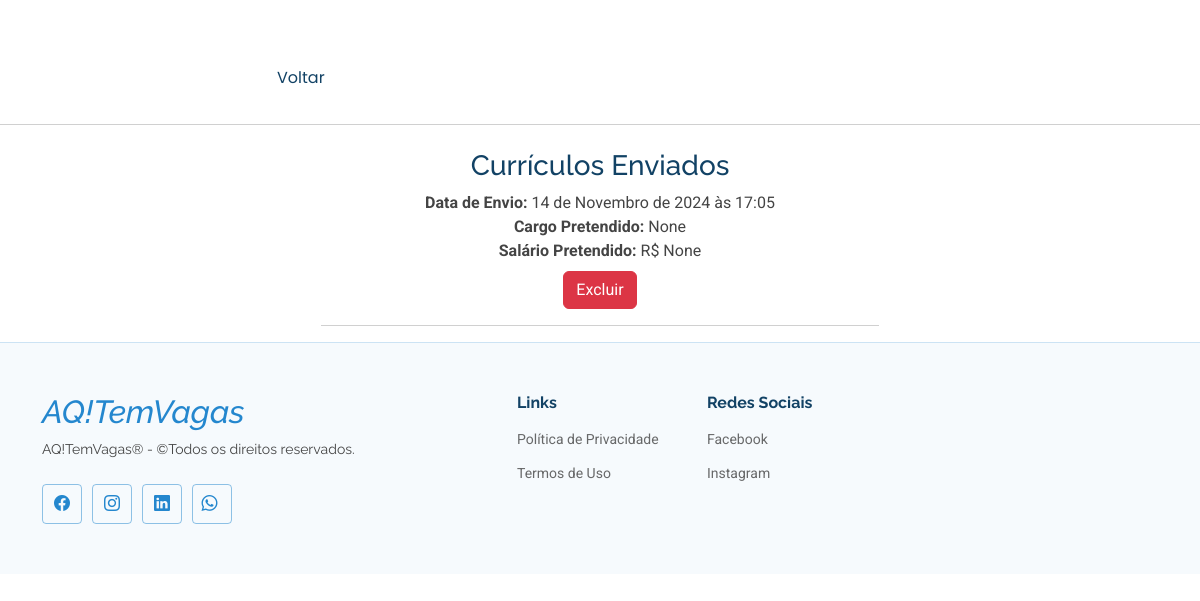
Screenshot of /page/curriculo_enviado/ (signed in) with the database file from the repository.
### app/models.py (models this page shows, shortened)
class Curriculo(models.Model):
    empregador = models.ForeignKey(Empregador, on_delete=models.CASCADE,null=True, related_name='curriculos')
    salário_pretendido = models.CharField(max_length=100, null=True, blank=True)
    cargo_pretendido = models.CharField(max_length=100, null=True, blank=True) # Novo campo para Cargo
    usuario = models.ForeignKey(User, on_delete=models.PROTECT,null=True) # Alterado para PROTECT
    arquivo = models.FileField(upload_to='curriculos/')
    data_envio = models.DateTimeField(auto_now_add=True)
    deletado_pelo_empregador = models.BooleanField(default=False)
    deletado_pelo_candidato = models.BooleanField(default=False)

### app/views.py (the view)
# urls.py: path('page/curriculo_enviado/',curriculo_enviado, name='curriculo_enviado'),
@login_required
def curriculo_enviado(request):
    user = request.user
    curriculos = Curriculo.objects.filter(usuario=user, deletado_pelo_candidato=False)
    context = {
        'curriculos': curriculos,
        'user': user,
    }
    return render(request, 'page/curriculo_enviado.html', context)

### templates/page/curriculo_enviado.html (shortened to what this page needs)
{% extends 'page/home_base.html' %}
{% load static %}
{% block main %}
    <br>
<div class="container col-lg-7">
  <nav id="navmenu" class="navmenu">
      <ul>
          <li><a href="{% url 'perfil_candidato' %}">Voltar</a></li>
      </ul>
  </nav>
</div>
<hr>
<div class="container">
  <div class="mx-auto p-0 mt-4 mb-8 text-center col-lg-6">
    {% if curriculos %}
    <h3>Currículos Enviados</h3>
    {% for curriculo in curriculos %}
      <div class="list-group-item">
        <strong>Data de Envio:</strong> <span>{{ curriculo.data_envio }}</span><br>
        <strong>Cargo Pretendido:</strong> <span>{{ curriculo.cargo_pretendido }}</span><br>
        <strong>Salário Pretendido:</strong> <span>R$ {{ curriculo.salário_pretendido }}</span>
        <form action="{% url 'deletar_curriculo_enviado' curriculo.id %}" method="post" class="mt-2">
          <button type="submit" class="btn btn-danger">Excluir</button>
        </form>
      </div>
      <hr>
    {% endfor %}
    {% else %}
    <p>Você ainda não tem curriculos enviados no momento!</p>
    {% endif %}
  </div>
  </div>
{% endblock main %}

### static/assets/css/main.css (style rules this page uses)
:root { --default-font:"Roboto",system-ui,-apple-system,"Segoe UI",Roboto,"Helvetica Neue",Arial,"Noto Sans","Liberation Sans",sans-serif,"Apple Color Emoji","Segoe UI Emoji","Segoe UI Symbol","Noto Color Emoji"; --heading-font:"Raleway",sans-serif; --nav-font:"Poppins",sans-serif }
:root { --background-color:#ffffff; --default-color:#444444; --heading-color:#124265; --accent-color:#2487ce; --surface-color:#ffffff; --contrast-color:#ffffff }
:root { --nav-color:#124265; --nav-hover-color:#2487ce; --nav-mobile-background-color:#ffffff; --nav-dropdown-background-color:#ffffff; --nav-dropdown-color:#124265; --nav-dropdown-hover-color:#2487ce }
:root { scroll-behavior:smooth }
body { color:var(--default-color); background-color:var(--background-color); font-family:var(--default-font) }
a { color:var(--accent-color); text-decoration:none; transition:.3s }
h1,h2,h3,h4,h5,h6 { color:var(--heading-color); font-family:var(--heading-font) }
@media (min-width:1200px) { .navmenu { padding:0 } }
@media (min-width:1200px) { .navmenu ul { margin:0; padding:0; display:flex; list-style:none; align-items:center } }
@media (min-width:1200px) { .navmenu li { position:relative } }
@media (min-width:1200px) { .navmenu a,.navmenu a:focus { color:var(--nav-color); padding:18px 15px; font-size:16px; font-family:var(--nav-font); font-weight:400; display:flex; align-items:center; justify-content:space-between; white-space:nowrap; transition:.3s } }
@media (min-width:1200px) { .navmenu li:last-child a { padding-right:0 } }

### rows the page displays
Curriculo: data_envio "14 de Novembro de 2024 às 17:05", cargo_pretendido "None", salário_pretendido "None"
